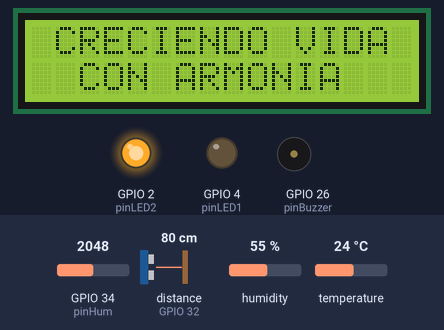
A sketch run on a simulated ESP32. Parts: 16×2 character LCD, output pins drawn as LEDs (lit = HIGH), buzzer (waves = sounding). Wiring (inferred from the names in the program): ultrasonic range finder: trigger GPIO 33; echo GPIO 32. Inputs (shaded band) come from the test bench; at power-on: humidity 55 %, temperature 24 °C, GPIO 34 (pinHum) = 2048, distance to the obstacle (sensor on GPIO 32) 80 cm. The echo pulse lasts 58.3 µs per cm; WiFi joins after 1.5 s; servers stay silent unless stated; uploads are accepted with an empty reply; pins used as bus, display or sensor lines are not drawn; what the sketch prints to the serial monitor is not drawn.

Above: at 11.5 s.
11.6 s: humidity set to 69 %
13.8 s: humidity set to 72 %
At 15.5 s:
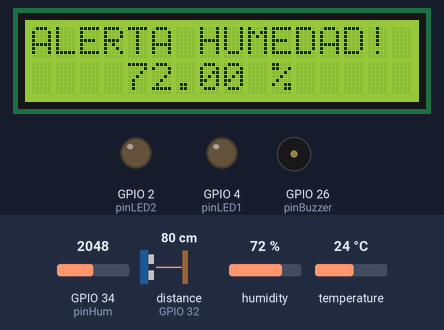
19.0 s: temperature set to 21 °C
22.5 s: temperature set to 18 °C
At 27.5 s:
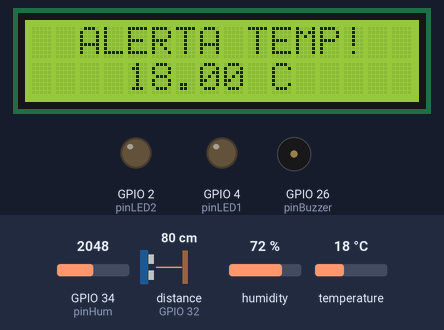
27.7 s: temperature set to 28 °C
At 30.7 s:
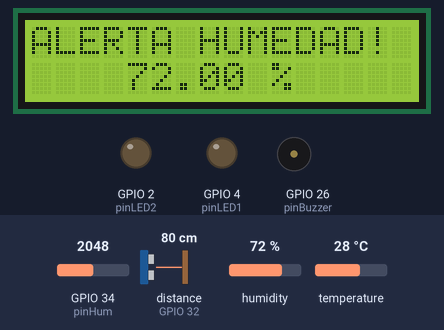
Timing chart, 0 to 33.7 s (numbered marks = the images above; inputs shaded):
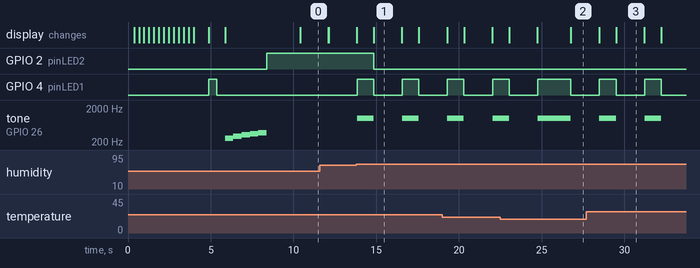

Measured:
- the behaviour switches between 70 and 71 % on humidity (found by bisection; images 0 and 1)
- the behaviour switches between 20 and 19 °C on temperature (found by bisection; images 1 and 2)
- after the input at 13.8 s, GPIO 2 (pinLED2): HIGH → LOW after 1.0 s; GPIO 4 (pinLED1): alternates HIGH for 1.0 s and LOW for 1.7 s, starting after 0.05 s; tone on GPIO 26 (pinBuzzer): alternates 1000 Hz for 1.0 s and silent for 1.7 s, starting after 0.05 s
- after the input at 27.7 s, the display: first differs from a run without the input after 1.8 s (image 3)
- what the display in image 1 shows lasts 1.8 s, from 14.8 s to 16.6 s

The sketch:

ProyectoPlantPal.ino
```cpp
#include <WiFi.h>
#include <HTTPClient.h>
#include <LiquidCrystal.h>
#include <DHTesp.h>

// Conexion a Ubidots
const char *WIFI_SSID = "Tec-IoT";
const char *WIFI_PASS = "spotless.magnetic.bridge";
const char *UBIDOTS_TOKEN = "BBUS-CCfJC6iG3YCoXz9IJESjsb9VPJuOJV";
const char *DEVICE_LABEL = "IoT_Plant";
const char *VARIABLE_LABEL_1 = "Temperatura";
const char *VARIABLE_LABEL_2 = "Humedad-Relativa";
const char *VARIABLE_LABEL_3 = "Humedad-Tierra";

// Conexion del circuito
LiquidCrystal lcd(22, 23, 5, 18, 19, 21);
int pinDHT = 25;
DHTesp dht;
int distancia = 0;
int contador = 0;
int pinEcho = 32;
int pinTrig = 33;
int pinHum = 34;
int pinBuzzer = 26;
int pinLED1 = 4;
int pinLED2 = 2;

// Función para obtener la distancia del sensor de ultrasonido
long leerDistanciaUltrasonido(int pinTrigger, int pinEcho) {
  pinMode(pinTrigger, OUTPUT);
  digitalWrite(pinTrigger, LOW);
  delayMicroseconds(2);
  digitalWrite(pinTrigger, HIGH);
  delayMicroseconds(10);
  digitalWrite(pinTrigger, LOW);
  pinMode(pinEcho, INPUT);
  return pulseIn(pinEcho, HIGH);
}

// Función para centrar los mensajes en la pantalla LCD
void printCentered(String text, int row) {
  int padding = (16 - text.length()) / 2;
  lcd.setCursor(padding, row);
  lcd.print(text);
}

// Función para enviar datos a Ubidots
void enviarDatosUbidots(float temp, float humRelativa, float humTierra) {
  HTTPClient http;
  String url = "http://industrial.api.ubidots.com/api/v1.6/devices/" + String(DEVICE_LABEL) + "/";
  http.begin(url);
  http.addHeader("Content-Type", "application/json");
  http.addHeader("X-Auth-Token", UBIDOTS_TOKEN);

  // Formar el cuerpo del mensaje JSON con las 3 variables
  String jsonData = "{\"" + String(VARIABLE_LABEL_1) + "\": " + String(temp) +
                    ", \"" + String(VARIABLE_LABEL_2) + "\": " + String(humRelativa) +
                    ", \"" + String(VARIABLE_LABEL_3) + "\": " + String(humTierra) + "}";

  int httpResponseCode = http.POST(jsonData);

  if (httpResponseCode > 0) {
    String response = http.getString();
    Serial.println("Datos enviados a Ubidots");
    Serial.println("Respuesta: " + response);
  } else {
    Serial.println("Error enviando los datos a Ubidots: " + String(httpResponseCode));
  }

  http.end();
}

void setup() {
  // Inicio del circuito
  Serial.begin(115200);
  lcd.begin(16, 2);
  dht.setup(pinDHT, DHTesp::DHT11);
  pinMode(pinBuzzer, OUTPUT);
  pinMode(pinLED1, OUTPUT);
  pinMode(pinLED2, OUTPUT);

  lcd.clear();
  printCentered("!BIENVENIDO!", 0);
  for (int i = 0; i < 16; i++) {
    lcd.scrollDisplayRight();
    delay(300);
  }

  lcd.clear();
  printCentered("INICIANDO...", 0);
  digitalWrite(pinLED1, HIGH);
  delay(500);
  digitalWrite(pinLED1, LOW);
  delay(500);

  lcd.clear();
  lcd.setCursor(0, 1);
  tone(pinBuzzer, 262);
  delay(500);
  tone(pinBuzzer, 294);
  delay(500);
  tone(pinBuzzer, 330);
  delay(500);
  tone(pinBuzzer, 350);
  delay(500);
  tone(pinBuzzer, 380);
  delay(500);
  noTone(pinBuzzer);
  digitalWrite(pinLED2, HIGH);

  // Conectar a WiFi
  WiFi.begin(WIFI_SSID, WIFI_PASS);
  Serial.print("Conectando a WiFi");
  while (WiFi.status() != WL_CONNECTED) {
    delay(1000);
    Serial.print(".");
  }
  Serial.println("\nConectado a WiFi");
}

void loop() {
  TempAndHumidity datos = dht.getTempAndHumidity();
  distancia = 0.01723 * leerDistanciaUltrasonido(pinTrig, pinEcho);
  Serial.print("Distancia: ");
  Serial.print(distancia);
  Serial.println(" cm");
  int sensorHumedad = analogRead(pinHum);
  float humedadTierra = (sensorHumedad / 4095.0) * 100;

  if (distancia < 15) {
    contador++;
    if (contador > 3) {
      contador = 0;
    }
  }

  lcd.clear();
  if (contador == 0) {
    printCentered("CRECIENDO VIDA", 0);
    printCentered("CON ARMONIA", 1);
  }
  else if (contador == 1) {
    printCentered("TEMPERATURA", 0);
    printCentered(String(datos.temperature, 2) + " C", 1);
  }
  else if (contador == 2) {
    printCentered("HUMEDAD RELATIVA", 0);
    printCentered(String(datos.humidity, 2) + " %", 1);
  }
  else if (contador == 3){
    printCentered("HUMEDAD TIERRA", 0);
    printCentered(String(humedadTierra) + " %", 1);
  }

  // Alerta por humedad
  if (datos.humidity < 20 || datos.humidity > 70) {
    lcd.clear();
    digitalWrite(pinLED1, HIGH);
    tone(pinBuzzer, 1000);
    delay(1000);
    noTone(pinBuzzer);
    digitalWrite(pinLED1, LOW);
    digitalWrite(pinLED2, LOW);
    printCentered("ALERTA HUMEDAD!", 0);
    printCentered(String(datos.humidity, 2) + " %", 1);
  }

  // Alerta por temperatura
  if (datos.temperature < 20 || datos.temperature > 30) {
    lcd.clear();
    digitalWrite(pinLED1, HIGH);
    tone(pinBuzzer, 1000);
    delay(1000);
    noTone(pinBuzzer);
    digitalWrite(pinLED1, LOW);
    digitalWrite(pinLED2, LOW);
    printCentered("ALERTA TEMP!", 0);
    printCentered(String(datos.temperature, 2) + " C", 1);
  }

  // Enviar los datos a Ubidots
  enviarDatosUbidots(datos.temperature, datos.humidity, humedadTierra);

  delay(1500);
  lcd.clear();
}
```
